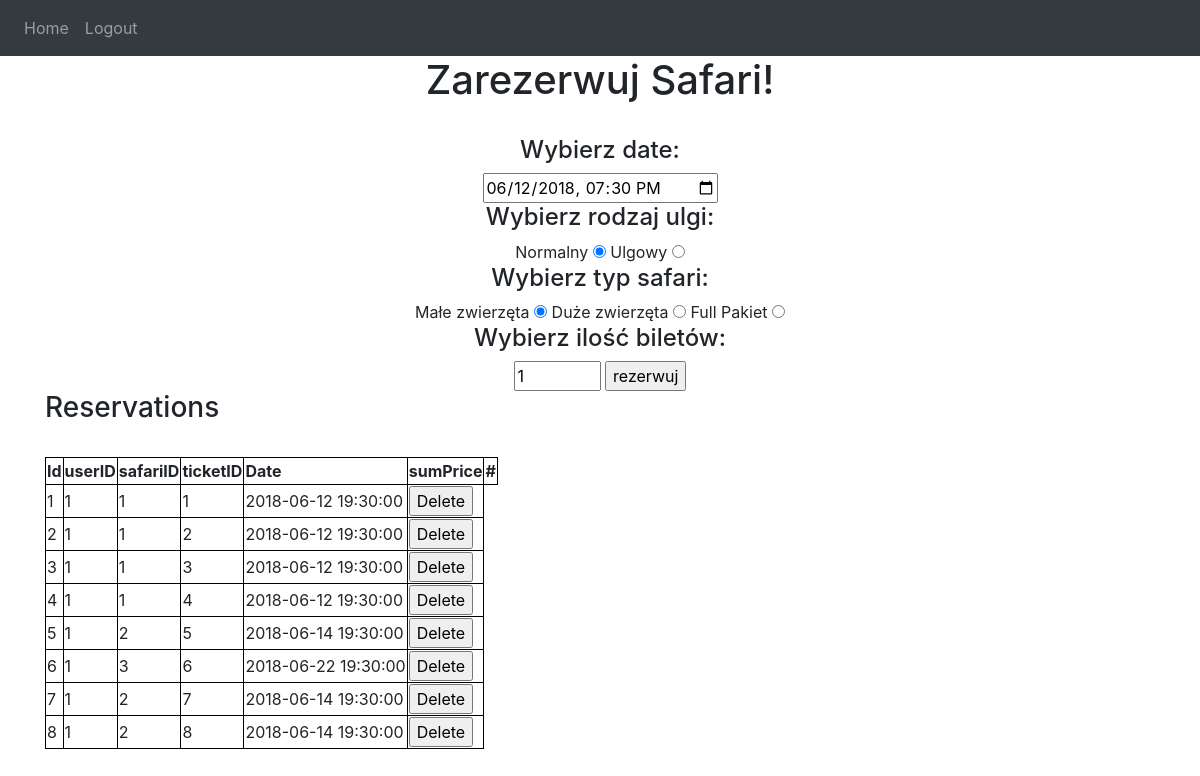
Page / (signed in) on the earlier database version.
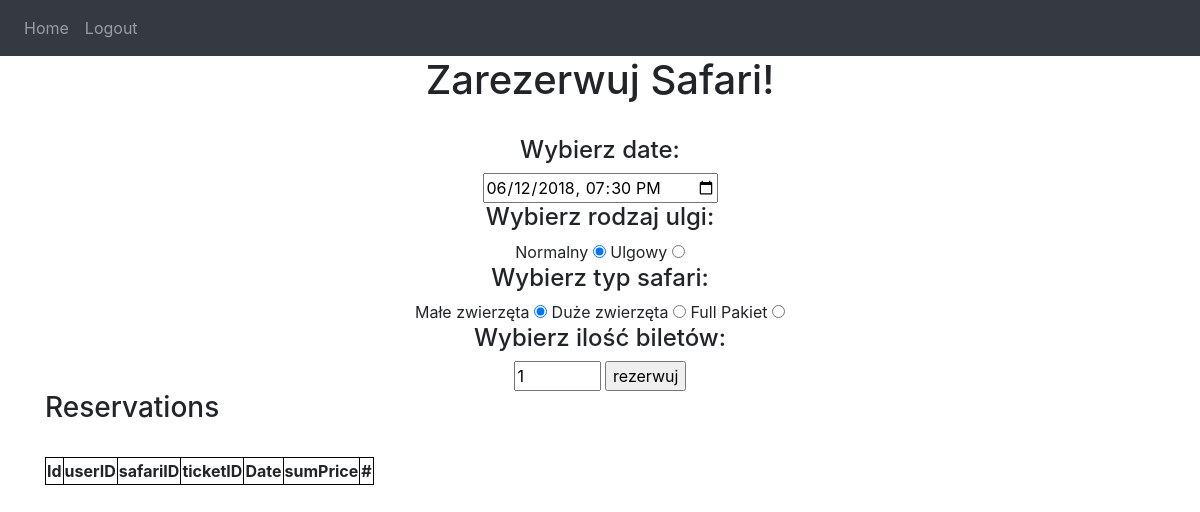
Same page on the later database version.
### website/models.py (models this page shows)
class Reservation(db.Model):
    __tablename__ = 'reservation'
    id = db.Column(db.Integer, primary_key=True)
    user_id = db.Column(db.Integer, db.ForeignKey('user.id'))
    ticket_id = db.Column(db.Integer, db.ForeignKey('ticket.id'))
    guide_id = db.Column(db.Integer, db.ForeignKey('guide.id'))
    safari_id = db.Column(db.Integer, db.ForeignKey('safari.id'))
    tickets = db.relationship('Ticket')
    users = db.relationship('User')
    safari = db.relationship('Safari')

class Safari(db.Model):
    __tablename__ = 'safari'
    id = db.Column(db.Integer, primary_key=True)
    date = db.Column(db.DateTime)
    type = db.Column(db.String(15000))
    seats = db.Column(db.Integer, nullable = False, default = 20)

### website/views.py (the view)
@views.route('/', methods=['GET', 'POST'])
@login_required
def home():
    user_id = current_user.id
    reservations = Reservation.query.filter_by(user_id = user_id)
    return render_template("home.html", user=current_user, reservations = reservations)

### website/__init__.py (called while the page is built)
def create_app():
    app = Flask(__name__)
    app.config['SECRET_KEY'] = '8d907asdadlk;asj1321'
    app.config['SQLALCHEMY_DATABASE_URI'] = f'sqlite:///{DB_NAME}'
    db.init_app(app)
    from .views import views
    from .auth import auth
    app.register_blueprint(views, url_prefix='/')
    app.register_blueprint(auth, url_prefix='/')
    with app.app_context():
        db.create_all()
    login_manager = LoginManager()
    login_manager.login_view = 'auth.login'
    login_manager.init_app(app)
    @login_manager.user_loader
    def load_user(id):
        from .models import User
        return User.query.get(int(id))
    return app

### website/templates/home.html (shortened to what this page needs)
{% extends "base.html" %} {% block title %}Home{% endblock %} {% block content
%}
<h1 align="center">Zarezerwuj Safari!</h1>
<form  action="/create-reservation" method="POST">
  <br />
  <div align="center">
    <h4>
      Wybierz date:
      </h4>
    <input type="datetime-local" id="date_safari" name="date_safari" value="2018-06-12T19:30">
    <h4>
      Wybierz rodzaj ulgi:
      </h4>
      Normalny
      <input type="radio" checked = "true" name="package1" value="full">
      Ulgowy
      <input type="radio"  name="package1" value="reduced">
    <h4>
      Wybierz typ safari:
      </h4>
      Małe zwierzęta
      <input type="radio" checked = "true" name="package2" value="small">
      Duże zwierzęta
      <input type="radio"  name="package2" value="big">
      Full Pakiet
      <input type="radio" name="package2" value="all">
      <h4>
        Wybierz ilość biletów:
        </h4>
        <input type="number" min="1" max="10" name="package3" value="1">
        <input type="submit" value="rezerwuj"/>
  </div>
</form>
<body>
  <h3>Reservations</h3>
  <br>
  <table>
    <thead>
      <th style="border: 1px solid black;">Id</th>
      <th style="border: 1px solid black;">userID</th>
      <th style="border: 1px solid black;">safariID</th>
      <th style="border: 1px solid black;">ticketID</th>
      <th style="border: 1px solid black;">Date</th>
      <th style="border: 1px solid black;">sumPrice</th>
      <th style="border: 1px solid black;">#</th>
   </thead>
     {% for reservation in reservations %}
     <tbody>
        <td style="border: 1px solid black;">{{reservation.id}}</td>
        <td style="border: 1px solid black;">{{reservation.user_id}}</td>
        <td style="border: 1px solid black;">{{reservation.safari_id}}</td>
        <td style="border: 1px solid black;">{{reservation.ticket_id}}</td>
        <td style="border: 1px solid black;">{{reservation.safari.date}}</td>
        <td style="border: 1px solid black;">
          <form action="{{ url_for('views.delete_reservation', id=reservation.id) }}" method="post">
            <input type="submit" value="Delete">
        </form>
        </td>
     </tbody>
     {% endfor%}
    </table>
</body>
{% endblock %}

### website/templates/base.html (shortened to what this page needs)
<!DOCTYPE html>
<html>
  <head>
    <link
      rel="stylesheet"
      href="https://stackpath.bootstrapcdn.com/bootstrap/4.4.1/css/bootstrap.min.css"
    />
    <link
      rel="stylesheet"
      href="https://stackpath.bootstrapcdn.com/font-awesome/4.7.0/css/font-awesome.min.css"
    />
  </head>
  <body>
    <nav class="navbar navbar-expand-lg navbar-dark bg-dark">
      <div class="collapse navbar-collapse" id="navbar">
        <div class="navbar-nav">
          {% if user.is_authenticated %}
          <a class="nav-item nav-link" id="home" href="/">Home</a>
          <a class="nav-item nav-link" id="logout" href="/logout">Logout</a>
          {% else %}
          <a class="nav-item nav-link" id="login" href="/login">Login</a>
          <a class="nav-item nav-link" id="signUp" href="/sign-up">Sign Up</a>
          {% endif %}
        </div>
      </div>
    </nav>
    <div class="container">{% block content %} {% endblock %}</div>
  </body>
</html>

Differences in the rows shown:
removed Reservation: id "1", user_id "1", safari_id "1", ticket_id "1", safari "2018-06-12 19:30:00"
removed Reservation: id "2", user_id "1", safari_id "1", ticket_id "2", safari "2018-06-12 19:30:00"
removed Reservation: id "3", user_id "1", safari_id "1", ticket_id "3", safari "2018-06-12 19:30:00"
removed Reservation: id "4", user_id "1", safari_id "1", ticket_id "4", safari "2018-06-12 19:30:00"
removed Reservation: id "5", user_id "1", safari_id "2", ticket_id "5", safari "2018-06-14 19:30:00"
removed Reservation: id "6", user_id "1", safari_id "3", ticket_id "6", safari "2018-06-22 19:30:00"
removed Reservation: id "7", user_id "1", safari_id "2", ticket_id "7", safari "2018-06-14 19:30:00"
removed Reservation: id "8", user_id "1", safari_id "2", ticket_id "8", safari "2018-06-14 19:30:00"
